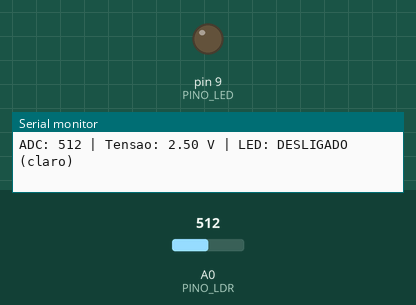
A sketch run on a simulated Arduino Uno, built with avr-gcc and run on an emulated ATmega328P. Parts: output pins drawn as LEDs (lit = HIGH), the last lines printed to the serial monitor. The test bench sets the inputs (shaded band); at power-on: A0 (PINO_LDR) = 512.

Above: at 1.3 s.
1.4 s: A0 (PINO_LDR) set to 307
2.9 s: A0 (PINO_LDR) set to 285
At 3.3 s:
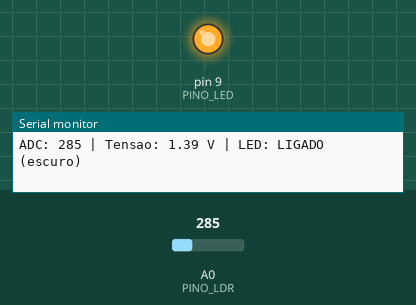
4.5 s: A0 (PINO_LDR) set to 306
At 5.7 s:
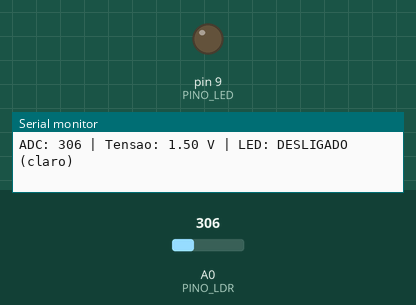
6.0 s: A0 (PINO_LDR) set to 290
At 7.0 s:
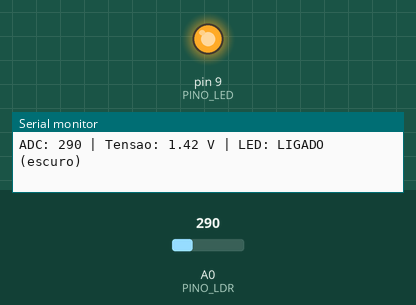
Timing chart, 0 to 8.5 s (numbered marks = the images above; inputs shaded):
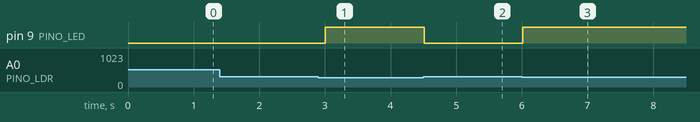

Measured:
- the behaviour switches between 300 and 299 on A0 (PINO_LDR) (found by bisection; images 0 and 1)
- after the input at 2.9 s, pin 9 (PINO_LED): LOW → HIGH after 0.11 s
- after the input at 4.5 s, pin 9 (PINO_LED): HIGH → LOW at once
- after the input at 6.0 s, pin 9 (PINO_LED): LOW → HIGH at once

The sketch:

11_02_lampada_automatica_ldr.ino
```cpp
// ============================================================
// Sensor LDR - Lampada automatica
// ============================================================

#define PINO_LDR A0
#define PINO_LED 9
// Valor obtido experimentalmente
#define LIMIAR 300

void setup() {
  pinMode(PINO_LED, OUTPUT);
  Serial.begin(9600);
}

void loop() {
  // Leitura do conversor analogico
  int leitura = analogRead(PINO_LDR);
  // Conversao aproximada para tensao
  float tensao = leitura * (5.0 / 1023.0);
  // Mostra os valores no Monitor Serial
  Serial.print("ADC: ");
  Serial.print(leitura);
  Serial.print(" | Tensao: ");
  Serial.print(tensao, 2);
  Serial.print(" V");
  if (leitura < LIMIAR) {
    digitalWrite(PINO_LED, HIGH);
    Serial.println(" | LED: LIGADO (escuro)");
  }
  else {
    digitalWrite(PINO_LED, LOW);
    Serial.println(" | LED: DESLIGADO (claro)");
  }
  delay(500);
}
```
